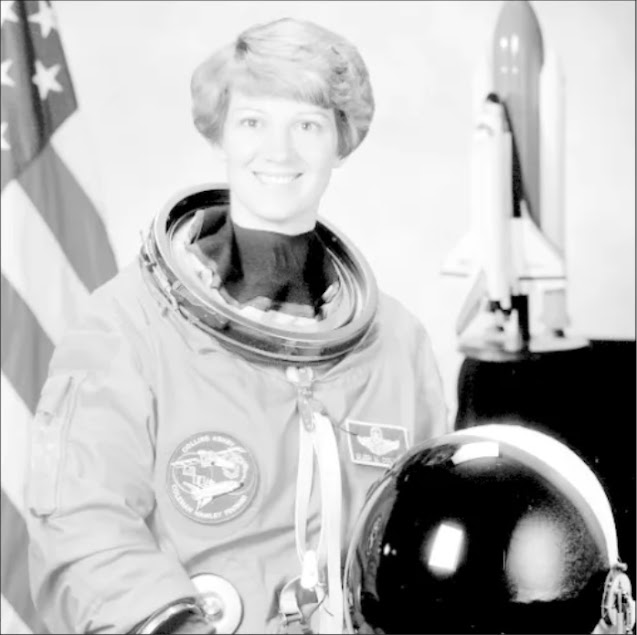
#> input picture atv5/astronauta.jpg, 637 x 635 px, found by its file name
$ python 'equalização_histograma.py'
#> lines starting #> are read from the running program, lines starting #| are printed output that depends on the picture
from PIL import Image
import numpy as np
import matplotlib.pyplot as plt
import cv2

image_path = 'atv5/astronauta.jpg'
image = Image.open(image_path)
#> image is the input picture: PIL image 637x635 RGB; min 0, max 255, mean 186.6

# Converter para escala de cinza
gray_image = np.array(image.convert('L'))

# Calcular o histograma
hist, bins = np.histogram(gray_image.flatten(), 256, [0, 256])
#> hist = 256 values, max 31168 at index 0, min 150 at index 24, mean 1580.1; bins = 257 values from 0 to 256

# Calcular a Função Densidade de Probabilidade (FDP)
pdf = hist / np.sum(hist)
#> pdf = 256 values, max 0.0771 at index 0, min 0.000371 at index 24, mean 0.00391

# Calcular a Função Distribuição Acumulada (FDA)
cdf = pdf.cumsum()
#> cdf = 256 values from 0.0771 to 1

# Normalizar a FDA
cdf_normalized = cdf * 255 / cdf[-1]
#> cdf_normalized = 256 values from 19.65 to 255

# Equalização de histograma
equalized_image = np.interp(gray_image.flatten(), bins[:-1], cdf_normalized)
equalized_image = equalized_image.reshape(gray_image.shape)
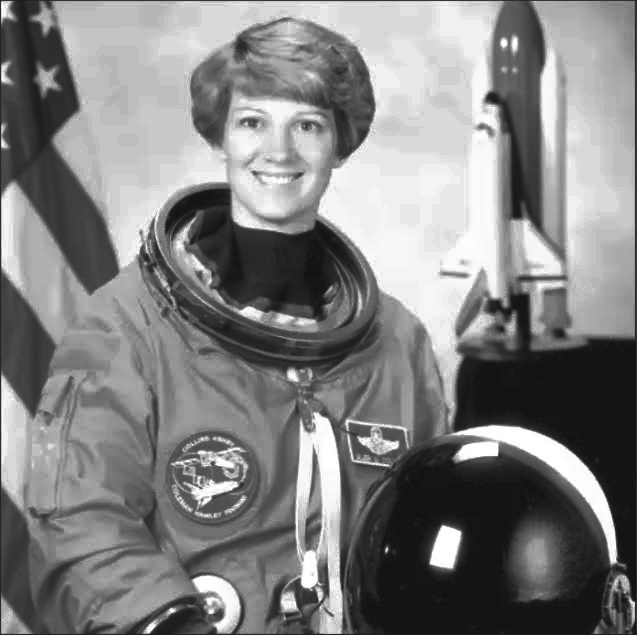
#> equalized_image: shape (635, 637) float64; min 19.65, max 255, mean 129.7

# Plotar a imagem original e equalizada lado a lado
plt.figure(figsize=(10, 4))
plt.subplot(1, 2, 1)
plt.imshow(gray_image, cmap='gray')
plt.title('Imagem Original')
plt.axis('off')

plt.subplot(1, 2, 2)
plt.imshow(equalized_image, cmap='gray')
plt.title('Imagem Equalizada')
plt.axis('off')

plt.tight_layout()
plt.show()
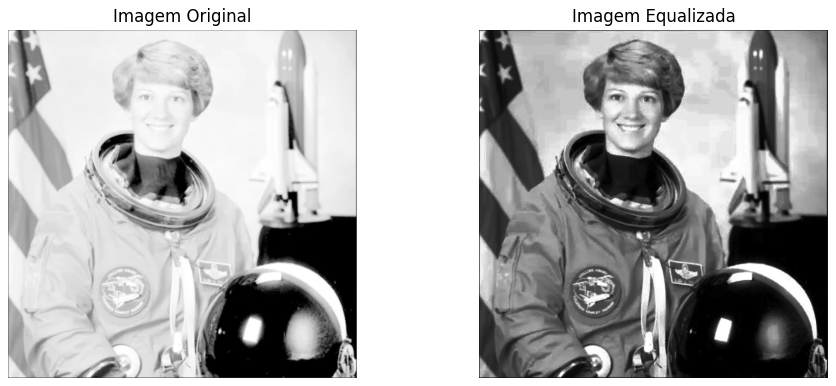
#> figure drawn by matplotlib, 2 panels

# Salvar o histograma e outros dados relevantes
np.savetxt('histograma.csv', hist, delimiter=',')
np.savetxt('pdf.csv', pdf, delimiter=',')
np.savetxt('cdf_normalizado.csv', cdf_normalized, delimiter=',')
